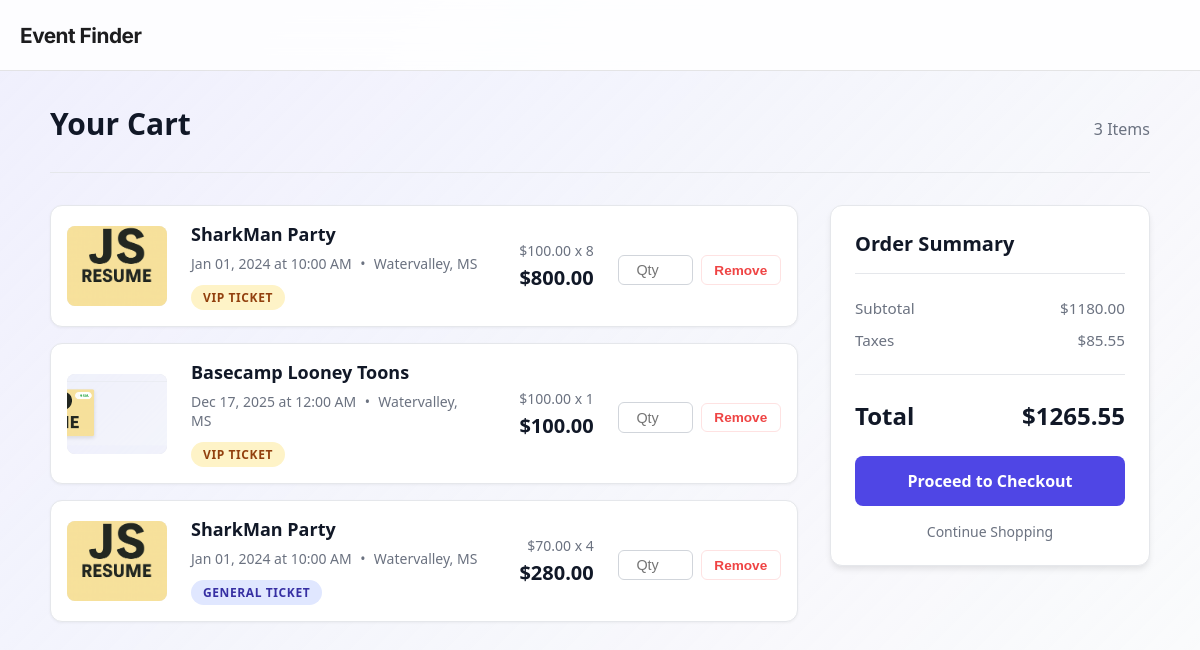
The app's page /cart/ (signed in) with its own data.
### App/models.py (models this page shows, shortened)
class Cart(models.Model):
    user = models.ForeignKey(settings.AUTH_USER_MODEL, on_delete=models.CASCADE)
    def total(self):
        return sum(ticket.subtotal() for ticket in self.tickets.all())

class TicketsSaved(models.Model):
    cart = models.ForeignKey(Cart, on_delete=models.CASCADE, related_name='tickets')
    ticket = models.ForeignKey(TicketTier, on_delete=models.CASCADE)
    quantity = models.PositiveIntegerField(default=1)
    def subtotal(self):
        return self.ticket.price * self.quantity

class TicketTier(models.Model):
    class Status(models.TextChoices):
        VIP = "VIP",('VIP')
        GENERAL = "General",('General')
        BASIC = "Basic",('Basic')
    event = models.ForeignKey(Event, on_delete=models.CASCADE, related_name='ticket_tiers')
    type = models.CharField(max_length=10,choices=Status.choices, default="Basic")
    price = models.DecimalField(max_digits=8, decimal_places=2)
    quantity = models.IntegerField()

class Event(models.Model):
    organization = models.ForeignKey(Organization, on_delete=models.CASCADE)
    title = models.CharField(max_length=100)
    description = models.TextField()
    banner_image = models.ImageField(upload_to='event_images/')
    location = models.CharField(max_length=100)
    date = models.DateField()
    start_time = models.TimeField()
    end_time = models.TimeField()
    capacity = models.IntegerField()
    created_at = models.DateTimeField(auto_now_add=True)

### App/views.py (the view)
# urls.py: path('cart/', v.cart, name='cart'),
@login_required
def cart(request):
    cart, created = Cart.objects.get_or_create(user=request.user)
    ticket = cart.tickets.all()
    total = cart.total()
    taxes = total * Decimal(.0725)
    true_total = total + taxes
    return render(request, 'cart.html', {'cart':cart, 'tickets':ticket, 'total' : total, 'Taxes' : taxes, 'true_total' : true_total})

### App/context_processors.py (called while the page is built, shortened)
def current_url(request):
    return {
        'current_path': request.path,
        'current_full_url': request.get_full_path(),
        'current_absolute_uri': request.build_absolute_uri(),
    }

def base_view(request):
    if not request.user.is_authenticated:
        return {}
    membership = OrganizationMembership.objects.filter(user=request.user).first()
    if not membership:
        return {}

### App/templates/cart.html (shortened to what this page needs)
{% extends 'base.html' %}
{% load static %}
{% block content %}
<link rel="stylesheet" href="{% static 'cart.css' %}">
<div class="cart-container">
    <header class="cart-header">
        <h1>Your Cart</h1>
        <p class="cart-count">{{ tickets.count }} Item{% if tickets.count != 1 %}s{% endif %}</p>
    </header>
    {% if tickets %}
    <div class="cart-layout">
        <div class="ticket-list">
            {% for item in tickets %}
            <div class="ticket-card">
                <div class="ticket-image">
                    {% if item.ticket.event.banner_image %}
                    <img src="{{ item.ticket.event.banner_image.url }}" alt="{{ item.ticket.event.title }}">
                    {% else %}
                    <div class="placeholder-img"></div>
                    {% endif %}
                </div>
                <div class="ticket-details">
                    <h3>{{ item.ticket.event.title }}</h3>
                    <p class="ticket-meta">
                        {{ item.ticket.event.date|date:"M d, Y" }} at {{ item.ticket.event.start_time|time:"g:i A" }}
                        <span class="meta-divider">•</span>
                        {{ item.ticket.event.location }}
                    </p>
                    <span class="tier-badge tier-{{ item.ticket.type|lower }}">
                        {{ item.ticket.type }} Ticket
                    </span>
                </div>
                <div class="ticket-pricing">
                    <div class="price-calculation">
                        <span class="unit-price">${{ item.ticket.price }}</span>
                        <span class="multiplication">x</span>
                        <span class="quantity">{{ item.quantity }}</span>
                    </div>
                    <div class="item-subtotal">
                        ${{ item.subtotal }}
                    </div>
                </div>
                <div class="ticket-actions">
                    <form method="post" action="{% url 'remove_ticket' item.id %}">
                        <input type="number" name="quantity" placeholder="Qty" min="1" max="{{ ticket.quantity }}">
                        <button type="submit">Remove</button>
                    </form>
                </div>
            </div>
            {% endfor %}
        </div>
        <div class="cart-summary">
            <div class="summary-card">
                <h2>Order Summary</h2>
                <div class="summary-row">
                    <span>Subtotal</span>
                    <span>${{ total }}</span>
                </div>
                <div class="summary-row">
                    <span>Taxes</span>
                    <span>${{ Taxes|floatformat:2 }}</span>
                </div>
                <hr>
                <div class="summary-total">
                    <span>Total</span>
                    <span>${{ true_total|floatformat:2 }}</span>
                </div>
                <a href="{% url 'checkoutcart' %}" class="btn-checkout">Proceed to Checkout</a>
                <a href="/" class="btn-continue">Continue Shopping</a>
            </div>
        </div>
    </div>
    {% endif %}
</div>
{% endblock %}

### App/static/common.css (style rules this page uses)
:root { --glass-bg: rgba(255, 255, 255, 0.85); --glass-border: 1px solid rgba(0, 0, 0, 0.1); --primary-blue: #007aff; --primary-text: #1d1d1f; --secondary-text: #000000; --pill-bg: #f5f5f7; --peek-height: 70px; --open-height: 200px; --info-open-height: 400px; --sidebar-peek: 30px; --sidebar-open-width: 250px; --anim-speed: 0.5s; --anim-curve: cubic-bezier(0.25, 1, 0.5, 1); }
body { margin: 0; padding-top: var(--peek-height); font-family: 'Inter', -apple-system, BlinkMacSystemFont, sans-serif; color: var(--primary-text); background: linear-gradient(135deg, rgba(230, 230, 255, 0.5) 0%, rgba(255, 255, 255, 0.2) 100%); }

### records on screen
Cart: count "3"
TicketsSaved: ticket.event.banner_image (picture), ticket.event "SharkMan Party", ticket.event "Jan 01, 2024", ticket.event.start_time "10:00 AM", ticket.event.location "Watervalley, MS", ticket.type "VIP", ticket.price "100.00", quantity "8", subtotal "800.00"
TicketsSaved: ticket.event.banner_image (picture), ticket.event "Basecamp Looney Toons", ticket.event "Dec 17, 2025", ticket.event.start_time "12:00 AM", ticket.event.location "Watervalley, MS", ticket.type "VIP", ticket.price "100.00", quantity "1", subtotal "100.00"
TicketsSaved: ticket.event.banner_image (picture), ticket.event "SharkMan Party", ticket.event "Jan 01, 2024", ticket.event.start_time "10:00 AM", ticket.event.location "Watervalley, MS", ticket.type "GENERAL", ticket.price "70.00", quantity "4", subtotal "280.00"

### other values on screen
{{ total }} "1180.00"
{{ Taxes|floatformat:2 }} "85.55"
{{ true_total|floatformat:2 }} "1265.55"
